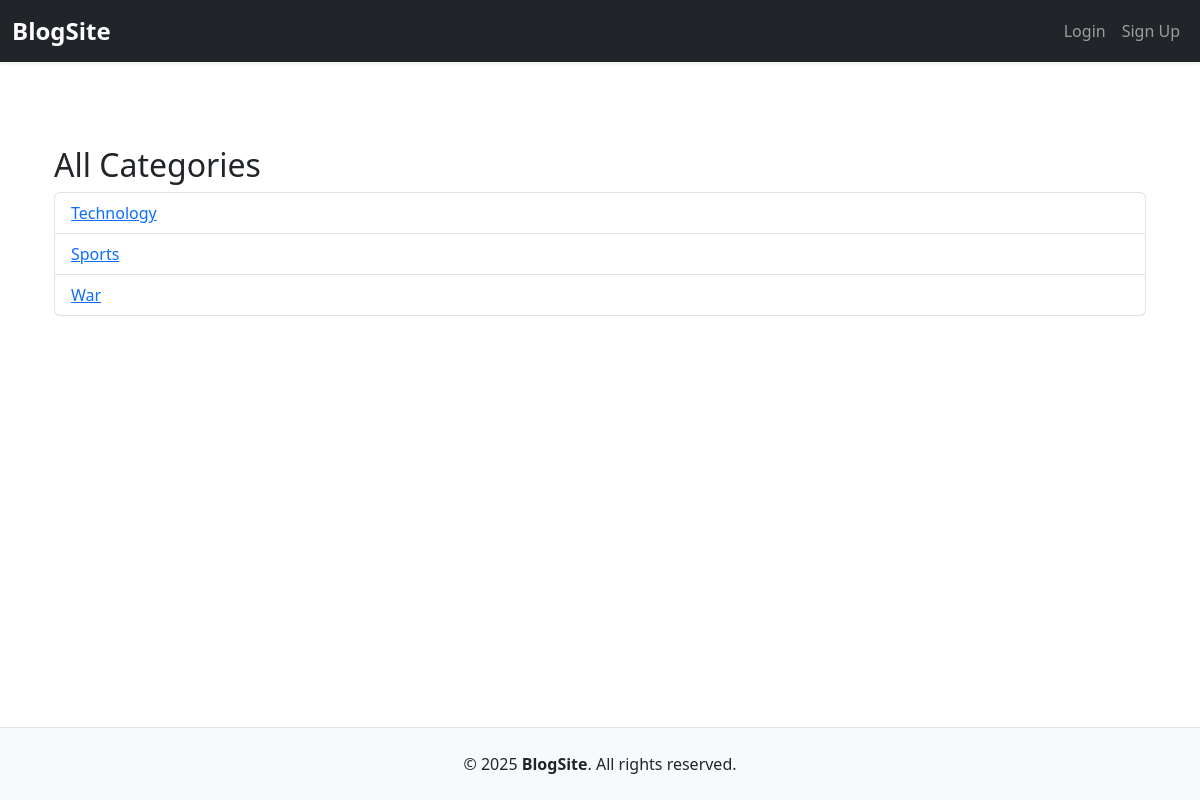
Page /categories/ on the committed database.
### blogapp/models.py (models this page shows, shortened)
class Category(models.Model):
    name = models.CharField(max_length=100)

### blogapp/views.py (the view)
# urls.py: path('categories/', views.categories, name='categories'),
def categories(request):
    categories = Category.objects.all()
    return render(request, 'categories.html', {'categories': categories})

### blogapp/templates/categories.html
{% extends 'base.html' %}
{% block content %}
<div class="container mt-4">
  <h2>All Categories</h2>
  <ul class="list-group">
    {% for category in categories %}
      <li class="list-group-item">
        <a href="{% url 'category_blogs' category.id %}">{{ category.name }}</a>
      </li>
    {% endfor %}
  </ul>
</div>
{% endblock %}

### blogapp/templates/base.html (style rules this page uses)
html, body { height: 100%; margin: 0; display: flex; flex-direction: column; }
.container { padding-top: 30px; }

### rows in the picture
Category: name "Technology"
Category: name "Sports"
Category: name "War"
